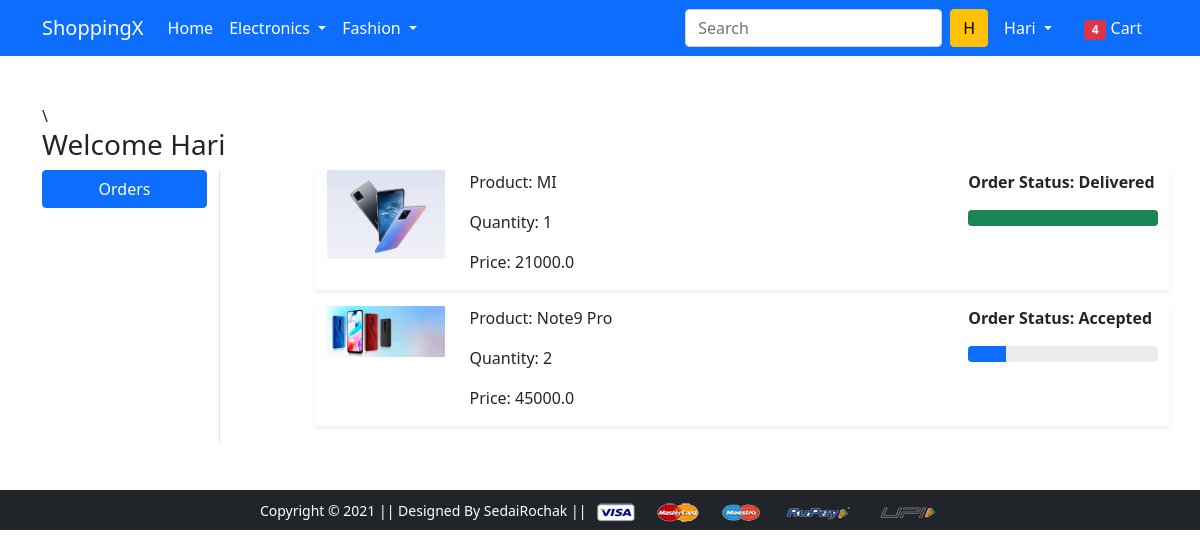
The page /orders/ (signed in) on the database its author committed.
### app/models.py (models this page shows, shortened)
class OrderPlaced(models.Model):
    user = models.ForeignKey(User, on_delete=models.CASCADE)
    customer = models.ForeignKey(Customer, on_delete=models.CASCADE)
    product = models.ForeignKey(Product, on_delete=models.CASCADE)
    quantity = models.PositiveIntegerField(default=1)
    ordered_date = models.DateTimeField(auto_now_add=True)
    status = models.CharField(max_length=50, choices=STATUS_CHOICES, default='Pending')
    @property
    def total_cost(self):
        return self.quantity * self.product.discounted_price

class Product(models.Model):
    title =  models.CharField(max_length=100)
    selling_price = models.FloatField()
    discounted_price = models.FloatField()
    description = models.TextField()
    brand = models.CharField(max_length=100)
    category = models.CharField(choices=CATEGORY_CHOICES, max_length=2)
    product_image = models.ImageField(upload_to='productimg')

### app/views.py (the view)
# urls.py: path('orders/', views.orders, name='orders'),
@login_required
def orders(request):
    op = OrderPlaced.objects.filter(user = request.user)
    return render(request, 'app/orders.html', {'order_placed': op})

### app/templates/app/orders.html (shortened to what this page needs)
{% extends 'app/base.html' %}
{% load static %}
{% block main-content %}
<div class="container my-5">\
 <div class="row">
 <h3>Welcome <span class="text-capitalize">{{request.user}}</span></h3>
  <div class="col-sm-2 border-end">
   <ul class="list-unstyled">
    <li class="d-grid"><a href="{% url 'orders' %}" class="btn btn-primary">Orders</a></li>
   </ul>
  </div>
  <div class="col-sm-9 offset-sm-1">
  {% for op in order_placed %}
   <div class="row shadow-sm mb-3">
    <div class="col-sm-2">
        <img src="{{op.product.product_image.url}}" alt=""
        srcset="" class="img-fluid" height="150" width="150">
    </div>
    <div class="col-sm-7">
        <p>Product: {{op.product.title}}</p>
        <p>Quantity: {{op.quantity}}</p>
        <p>Price: {{op.total_cost}}</p>
    </div>
    <div class="col-sm-3 fw-bold">
        <p>Order Status: {{op.status}}</p>
        {% if op.status == 'Accepted' %}
        <div class="progress">
            <div class="progress-bar" role="progressbar"
            style="width: 20%" aria-valuenow="20" aria-valuemin="0"
            aria-valuemax="100">
            </div>
        </div>
        {% endif %}
        {% if op.status == 'Delivered' %}
        <div class="progress">
            <div class="progress-bar bg-success" role="progressbar"
            style="width: 100%" aria-valuenow="100" aria-valuemin="0"
            aria-valuemax="100">
            </div>
        </div>
        {% endif %}
    </div>
   </div>
   {% endfor %}
  </div>
 </div>
</div>
{% endblock main-content %}

### app/templates/app/base.html (shortened to what this page needs)
<!doctype html>
{% load static %}
<html lang="en">
  <head>
    <link href="https://cdn.jsdelivr.net/npm/bootstrap@5.0.0-beta1/dist/css/bootstrap.min.css" rel="stylesheet">
    <link rel="stylesheet" href="{% static 'app/css/owl.carousel.min.css' %}">
    <link rel="stylesheet" href="{% static 'app/css/all.min.css' %}">
    <link rel="stylesheet" href="{% static 'app/css/style.css' %}">
  </head>
  <body>
    <nav class="navbar navbar-expand-lg navbar-dark bg-primary">
     <div class="container">
       <a class="navbar-brand" href="/">ShoppingX</a>
       <div class="collapse navbar-collapse" id="navbarSupportedContent">
         <ul class="navbar-nav me-auto mb-2 mb-lg-0">
           <li class="nav-item">
             <a class="nav-link active" aria-current="page" href="/">Home</a>
           </li>
           <li class="nav-item dropdown">
             <a class="nav-link dropdown-toggle text-white" href="#" id="electronicsDropdown" role="button" data-bs-toggle="dropdown" aria-expanded="false">
               Electronics
             </a>
           </li>
           <li class="nav-item dropdown">
             <a class="nav-link dropdown-toggle text-white" href="#" id="fashionDropdown" role="button" data-bs-toggle="dropdown" aria-expanded="false">
               Fashion
             </a>
           </li>
         </ul>
         <form class="d-flex">
           <input class="form-control me-2" type="search" placeholder="Search" aria-label="Search">
           <button class="btn btn-warning" type="submit">{{request.user.username.0|upper}}</button>
         </form>
         <div>
          <ul class="navbar-nav me-auto mb-2 mb-lg-0">
            {% if request.user.is_authenticated %}
           <li class="nav-item dropdown mx-2">
              <a class="nav-link dropdown-toggle text-white" href="#" id="profileDropdown" role="button" data-bs-toggle="dropdown" aria-expanded="false">
                <span class="text-capitalize">{{request.user.username}}</span>
              </a>
            </li>
            <li class="nav-item mx-2">
             <a href="{% url 'showcart' %}" class="nav-link text-white"><span class="badge bg-danger">4</span> Cart </a>
            </li>
            {% endif %}
          </ul>
         </div>
       </div>
     </div>
    </nav>
    {% block main-content %} {% endblock main-content %}
    <footer class="container-fluid bg-dark text-center p-2 mt-5">
        <small class="text-white">Copyright &copy; 2021 || Designed By SedaiRochak || </small>
        <img src="{% static 'app/images/payment.png' %}" alt="" srcset="" class="img-fluid" height="2px">
    </footer>
  </body>
</html>

### rows shown on the page
OrderPlaced: product.product_image (picture), product "MI", quantity "1", total_cost "21000.0", status "Delivered"
OrderPlaced: product.product_image (picture), product "Note9 Pro", quantity "2", total_cost "45000.0", status "Accepted"

### other values the page prints
{{ request.user.username.0|upper }} "H"
{{ request.user.username }} "Hari"
{{ request.user }} "Hari"
